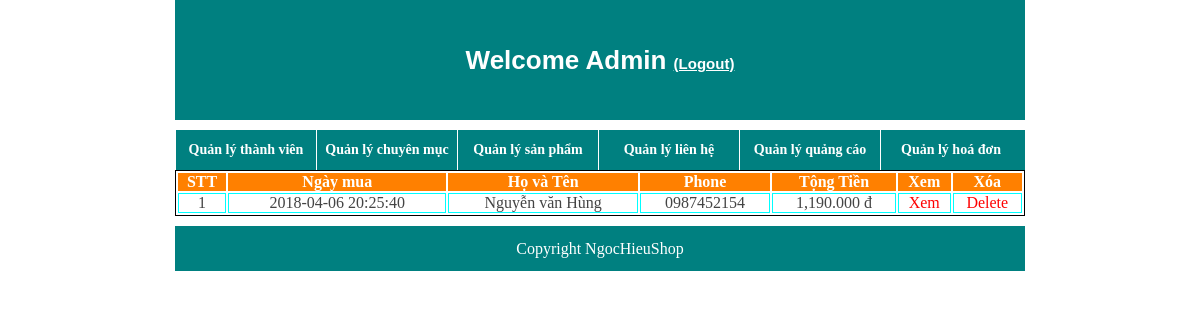
The page /admin/quanlydonhang/quanlydonhang.php (signed in) on the database its author committed.
### tables this page shows
CREATE TABLE `hoadon` (
  `id_hoadon` int(11) NOT NULL,
  `ngaymua` timestamp NOT NULL DEFAULT CURRENT_TIMESTAMP,
  `hoten_nm` varchar(255) NOT NULL,
  `diachi` varchar(255) NOT NULL,
  `email` varchar(255) NOT NULL,
  `phone` varchar(255) NOT NULL,
  `tongtien` varchar(255) NOT NULL
);

### admin/quanlydonhang/quanlydonhang.php (the view, shortened to what this page needs)
<!DOCTYPE HTML>
<html>
<head>
    <link rel="stylesheet" type="text/css" href="../style.css"/>
</head>
<body>
	<?php
		if($_SESSION['level']==2){
    echo "<div id='top'>Welcome Admin <a href='../../logout.php' style='color:white;font-size:15px;'>(Logout)</a></div>";
		}
	else{
		header('location:../login.php');
		}
		?>
    <div id="menu">
        <ul>
            <li><a href="../quanlythanhvien.php">Quản lý thành viên</a></li>
            <li><a href="../quanlychuyenmuc/quanlychuyenmuc.php">Quản lý chuyên mục</a></li>
            <li><a href="../quanlysanpham/quanlysanpham.php">Quản lý sản phẩm</a></li>
            <li ><a href="../quanlylienhe/quanlylienhe.php" >Quản lý liên hệ</a></li>
            <li><a href="../quanlyquangcao.php">Quản lý quảng cáo</a></li>
            <li><a href="quanlydonhang.php">Quản lý hoá đơn</a></li>
        </ul>
    </div>
    <div id="donhang">
        <table style="border: 1px solid black;">
        <tr>
            <th>STT</th>
            <th>Ngày mua</th>
            <th>Họ và Tên</th>
            <th>Phone</th>
            <th>Tộng Tiền</th>
            <th>Xem</th>
            <th>Xóa</th>
        </tr>
        <?php
            $sql="select *from hoadon order by id_hoadon desc";
            $query=mysql_query($sql);
            $stt=0;
            while($row=mysql_fetch_assoc($query)){
                $stt++;
        ?>
        <tr>
            <td><?php echo $stt; ?></td>
            <td><?php echo $row['ngaymua'];?></td>
            <td><?php echo $row['hoten_nm'];?></td>
            <td><?php echo $row['phone']?></td>
            <td><?php echo $row['tongtien']?></td>
            <td><a href="xemdonhang.php?id=<?php echo $row['id_hoadon']?>">Xem</a></td>
            <td><a href="xoadonhang.php?id=<?php echo $row['id_hoadon']?>">Delete</a></td>
        </tr>
        <?php } ?>
        </table>
    </div>
    <div id="footer">Copyright NgocHieuShop</div>
</body>
</html>

### admin/style.css (style rules this page uses)
* { margin: 0px; padding: 0px; }
#top { width:850px; margin: auto; height: 120px; background-color: teal; text-align: center; line-height:120px; color: white; font-size:26px; font-family:arial; font-weight: bold; }
#menu { width:850px; margin: auto; height: 40px; background-color: teal; margin-top: 10px; font-size:14px; }
#menu ul { list-style: none; }
#menu ul li { float: left; width: 140px; text-align: center; border-left: 1px solid white; line-height: 40px; }
#menu ul li a { text-decoration:none; color: white; font-weight: bold; }
#footer { width: 850px; margin: auto; height:45px; text-align: center; color: white; background-color: teal; line-height: 45px; margin-top: 10px; }
#donhang { width: 850px; margin: auto; }
#donhang table { width: 850px; margin: auto; }
#donhang table th { background-color: #FF8000; color: white; }
#donhang table td { border: 1px solid aqua; text-align: center; color: #444; }
#donhang table a { text-decoration: none; color: red; }

### rows shown on the page
hoadon: ngaymua "2018-04-06 20:25:40", hoten_nm "Nguyễn văn Hùng", phone "0987452154", tongtien "1,190.000 đ"
